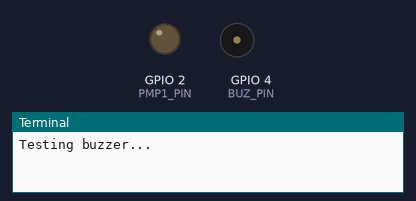
Bench run of a program on a simulated Raspberry Pi (BCM pin numbers). On the bench: output pins drawn as LEDs (lit = HIGH), buzzer (waves = sounding, pin HIGH), the last lines printed to the terminal. At 3.0 s the program stops and its outputs stay as they are.

Above: at 0.1 s.
At 1.1 s:
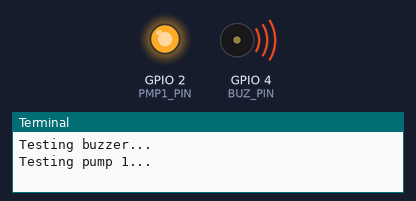
Timing chart, 0 to 4.5 s (numbered marks = the images above):
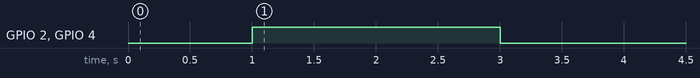

Measured:
- by itself, GPIO 2 (PMP1_PIN), GPIO 4 (BUZ_PIN): LOW → HIGH at 1.0 s, → LOW 2.0 s later

The program:

gpiotest.py
```python
import RPi.GPIO as GPIO
import time

# Test individual components
GPIO.setmode(GPIO.BCM)
GPIO.setwarnings(False)

# Test buzzer
BUZ_PIN = 4
GPIO.setup(BUZ_PIN, GPIO.OUT)
print("Testing buzzer...")
GPIO.output(BUZ_PIN, GPIO.LOW)  # Turn on
time.sleep(1)
GPIO.output(BUZ_PIN, GPIO.HIGH)  # Turn off

# Test pump 1
PMP1_PIN = 2
GPIO.setup(PMP1_PIN, GPIO.OUT)
print("Testing pump 1...")
GPIO.output(PMP1_PIN, GPIO.HIGH)
time.sleep(2)
GPIO.output(PMP1_PIN, GPIO.LOW)

GPIO.cleanup()
```
